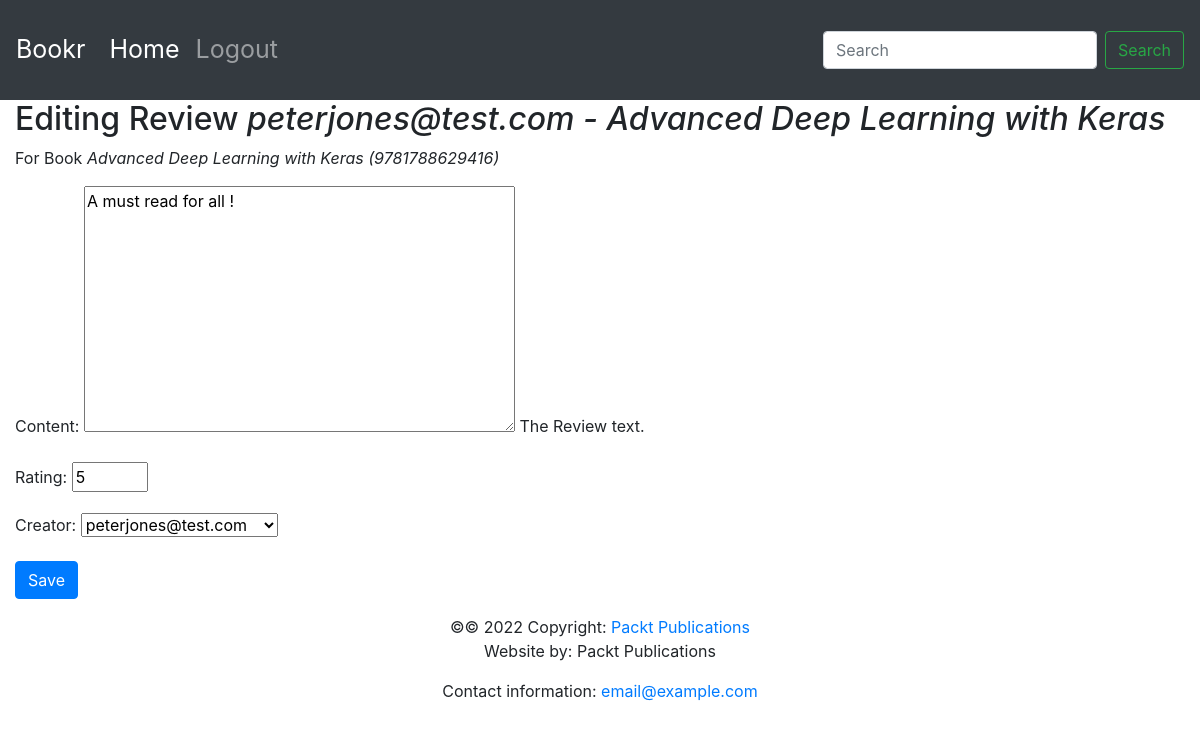
Screenshot of /books/1/reviews/1/ with the database file from the repository.
### reviews/models.py (models this page shows)
class Review(models.Model):
    content = models.TextField(help_text="The Review text.")
    rating = models.IntegerField(help_text="The rating the reviewer has given.")
    date_created = models.DateTimeField(
        auto_now_add=True,
        help_text="The date and time the review was created.")
    date_edited = models.DateTimeField(
        null=True,
        help_text="The date and time the review was last edited.")
    creator = models.ForeignKey(
        auth.get_user_model(),
        on_delete=models.CASCADE)
    book = models.ForeignKey(
        Book,
        on_delete=models.CASCADE,
        help_text="The Book that this review is for.")
    def __str__(self):
        return "{} - {}".format(self.creator, self.book.title)

class Book(models.Model):
    title = models.CharField(
        max_length=70,
        help_text="The title of the book.")
    publication_date = models.DateField(
        verbose_name="Date the book was published.")
    isbn = models.CharField(
        max_length=20,
        verbose_name="ISBN number of the book.")
    publisher = models.ForeignKey(
        Publisher,
        on_delete=models.CASCADE)
    contributors = models.ManyToManyField(
        'Contributor',
        through="BookContributor")
    def __str__(self):
        return "{} ({})".format(self.title, self.isbn)

### reviews/views.py (the view)
def review_edit(request, book_pk, review_pk=None):
    book = get_object_or_404(Book, pk=book_pk)
    if review_pk is not None:
        review = get_object_or_404(Review, book_id=book_pk, pk=review_pk)
    else:
        review = None
    if request.method == "POST":
        form = ReviewForm(request.POST, instance=review)
        if form.is_valid():
            updated_review = form.save(False)
            updated_review.book = book
            if review is None:
                messages.success(request, 'Review for "{}" created.'.format(book))
            else:
                updated_review.date_edited = timezone.now()
                messages.success(request, 'Review for "{}" updated.'.format(book))
            updated_review.save()
            return redirect("book_detail", book.pk)
    else:
        form = ReviewForm(instance=review)
    return render(
        request,
        "reviews/instance-form.html",
        {
            "form": form,
            "instance": review,
            "model_type": "Review",
            "related_instance": book,
            "related_model_type": "Book",
        },
    )

### reviews/forms.py
class ReviewForm(forms.ModelForm):
    class Meta:
        model = Review
        exclude = ["date_edited", "book"]
    rating = forms.IntegerField(min_value=0, max_value=5)

### reviews/templates/reviews/instance-form.html (shortened to what this page needs)
{% extends 'base.html' %}
{% block content %}
<h2>
    {% if instance %}
    Editing {{ model_type }} <em>{{ instance }}</em>
    {% else %}
    New {{ model_type }}
    {% endif %}
</h2>
{% if related_instance and related_model_type %}
<p>For {{ related_model_type }} <em>{{ related_instance }}</em></p>
{% endif %}
<form method="post">
    {{ form.as_p }}
    <button type="submit" class="btn btn-primary">
        {% if instance %}Save{% else %}Create{% endif %}
    </button>
</form>
{% endblock %}

### rows the page displays
Review: creator+book "peterjones@test.com - Advanced Deep Learning with Keras", content "A must read for all !", rating "5", creator "peterjones@test.com"
Book: title+isbn "Advanced Deep Learning with Keras (9781788629416)"

### other values shown
{{ model_type }} "Review"
{{ related_model_type }} "Book"
